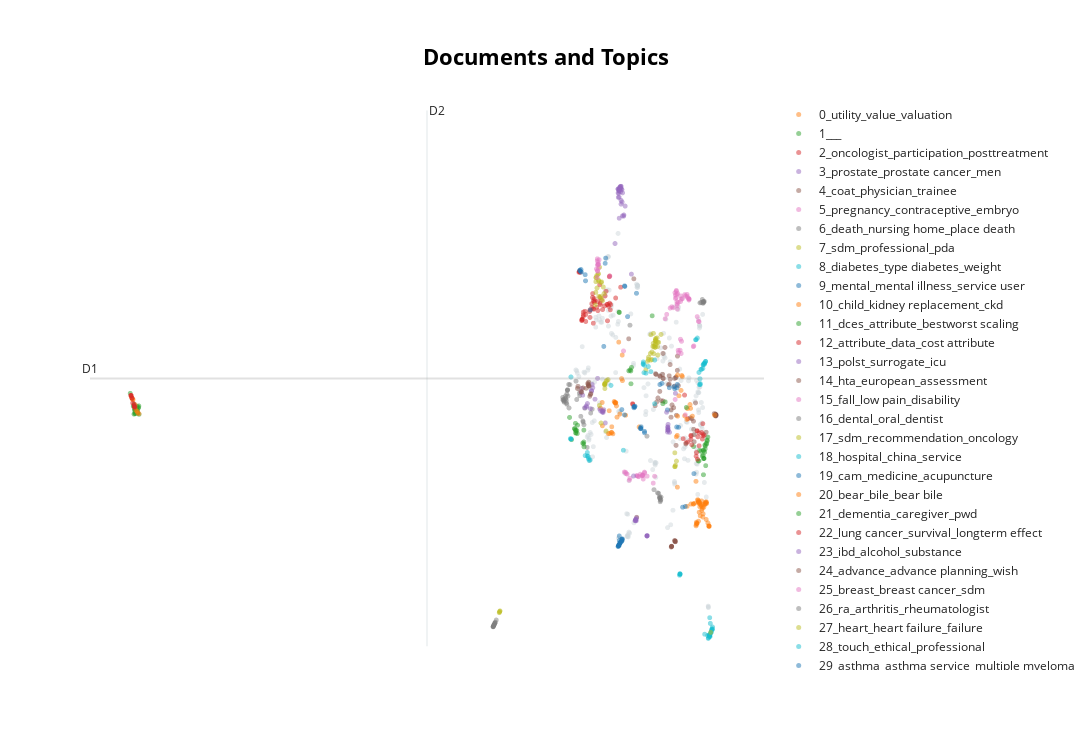

Notebook code cell kept with this figure:
### Code cell
# We can also hide the annotation to have a more clear overview of the topics
topic_model.visualize_documents(papers, reduced_embeddings=reduced_embeddings, custom_labels=True, hide_annotations=True)
